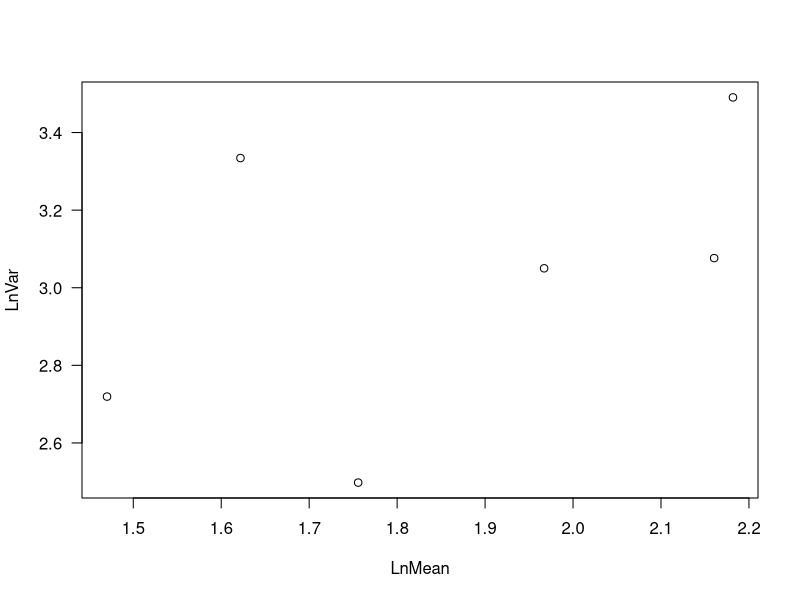

R code for this plot:
# Transformation ----------------------------------------------------------

# mungbean2.r, mung bean experiment, Table 5.12 p128

# Table 5.11, page 126
mung.data = read.table("Data/mung.bean.txt", header=T) 

# Compute sample means and variances and their natural logs by trtmt
MeanLnth = by(mung.data$Length, mung.data$Trtmt, mean) # Col of means (by trtmt)
VarLnth = by(mung.data$Length, mung.data$Trtmt, var)  # Col of sample variances
LnMean = log(MeanLnth)  # Column of ln sample means
LnVar = log(VarLnth)  # Column of ln sample variances
Trtmt = c(1:6)  # Column of trtmt levels
stats = cbind(Trtmt, MeanLnth, VarLnth, LnMean, LnVar)  # Column bind 
stats  # Display the stats data

# Plot log sample variance versus log sample mean
plot(LnVar ~ LnMean, las=1)
